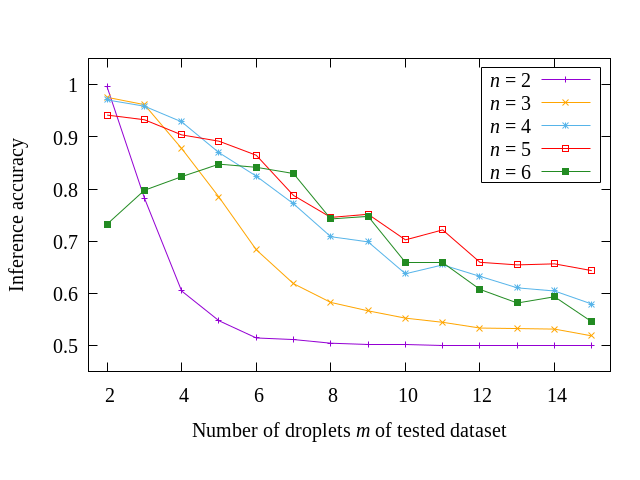

Recreate this plot in gnuplot.
set terminal pngcairo enhanced font 'Times New Roman,15'
set key right top box maxrows 5
set size ratio 0.6
set output "acc2.png"
set xlabel 'Number of droplets {/Times-New-Roman:Italic=15 m} of tested dataset'
set ylabel 'Inference accuracy'
set ytics 0.5,0.1,1.0
set yrange[0.45:1.05]
set xrange[1.5:15.5]

plot "2.txt" using 2:3 title "{/Times-New-Roman:Italic=15 n} = 2" with linespoints, "3.txt" using 2:3 title "{/Times-New-Roman:Italic=15 n} = 3" with linespoints lc "orange", "4.txt" using 2:3 title "{/Times-New-Roman:Italic=15 n} = 4" with linespoints, "5.txt" using 2:3 title "{/Times-New-Roman:Italic=15 n} = 5" with linespoints lc "red", "6.txt" using 2:3 title "{/Times-New-Roman:Italic=15 n} = 6" with linespoints lc "forest-green"